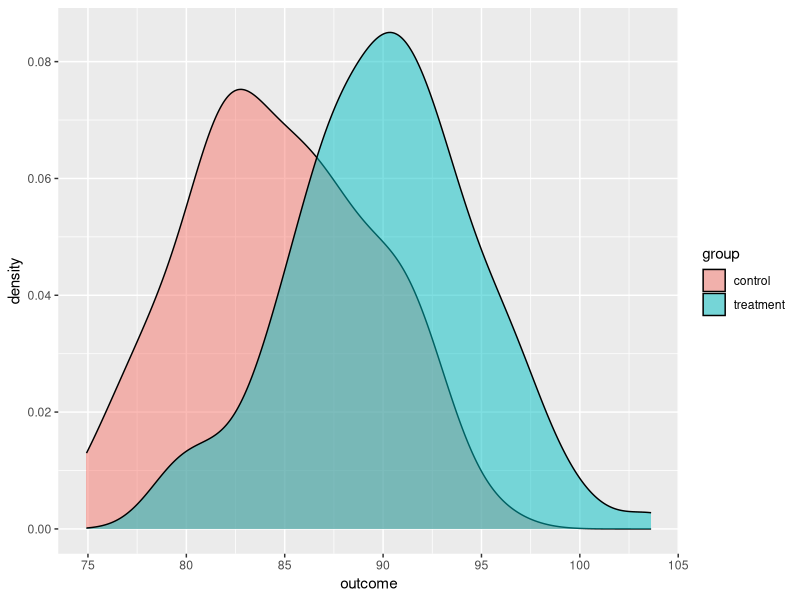
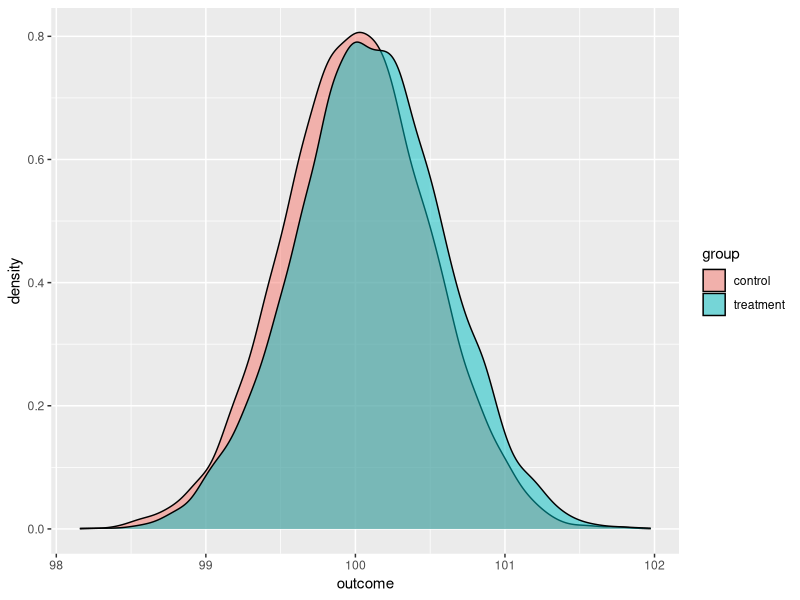
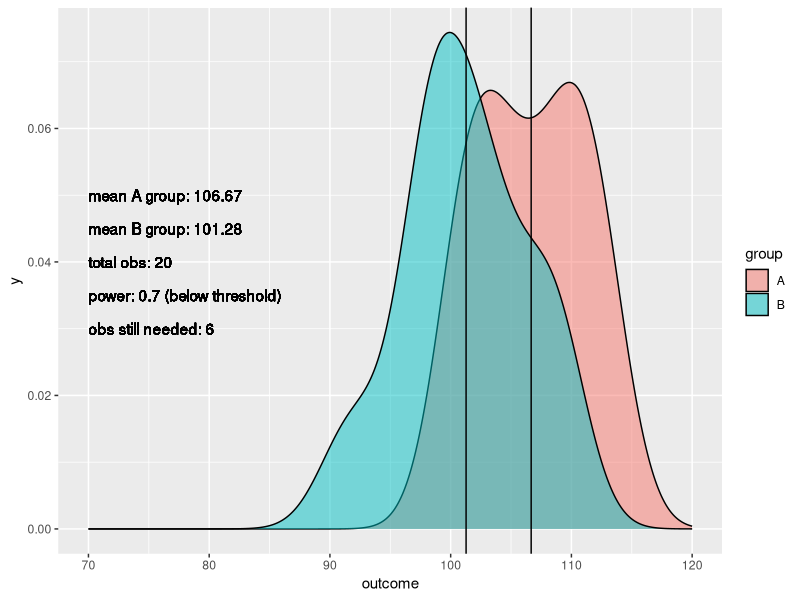
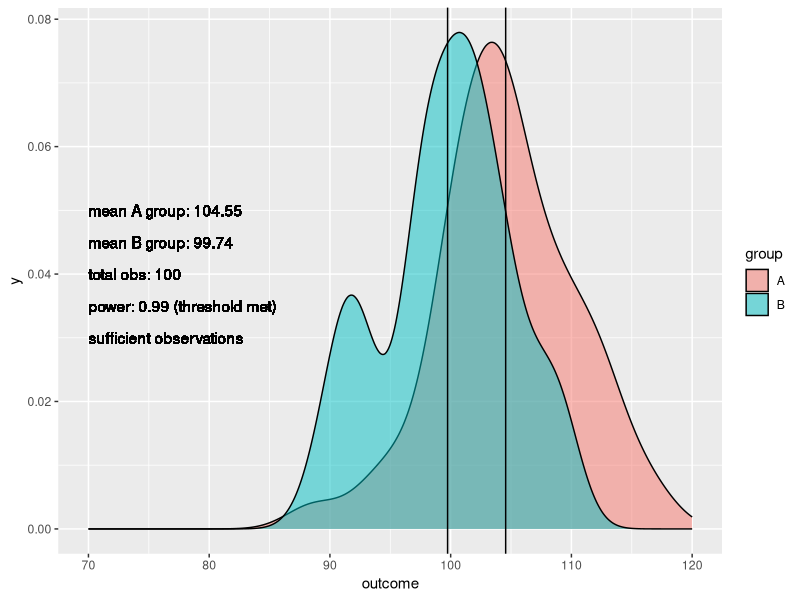
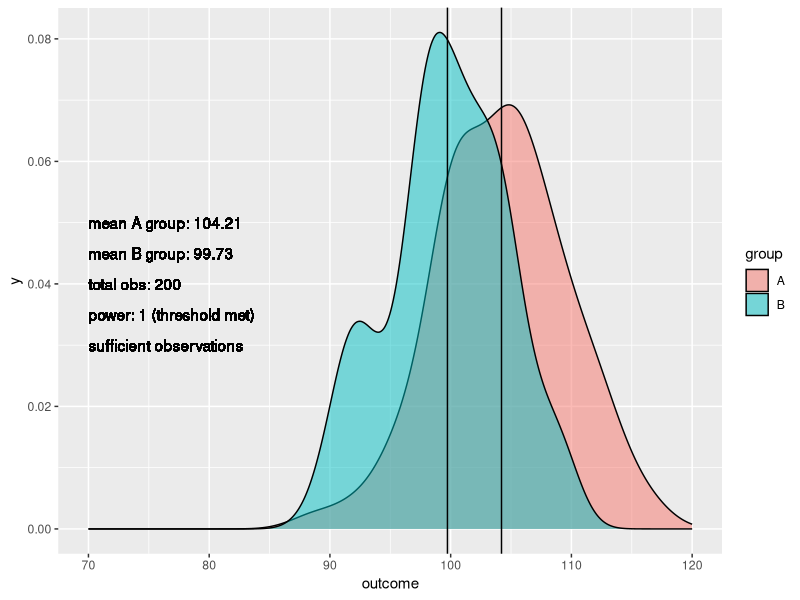

The R source for these figures, in order:
## ---- chunk 1
knitr::opts_chunk$set(echo = TRUE)
## ---- chunk 2
# Consider two groups: treatment and control (each has standard deviation of ~5)
treatment <- c(84, 88, 93, 95)
control <- c(79, 83, 88, 90)

# Calculate the pooled standard deviation
pooled_sd <- sqrt((sd(treatment)^2 + sd(control)^2)/2)

# Calculate the effect size
(mean(treatment) - mean(control))/pooled_sd
## ---- chunk 3
library(ggplot2)
# We can construct and plot some sample data that would reflect this effect size
  # Note: we are simulating 100 observations in each group to create the visual, but we actually have only 4 in each
data <- data.frame(outcome = c(rnorm(100, mean = 90, sd = sd(treatment)),
                               rnorm(100, mean = 85, sd = sd(control))),
                   group = rep(c("treatment", "control"), each = 100))

ggplot(data, aes(x = outcome, fill = group)) + geom_density(alpha = 0.5)
## ---- chunk 4
t.test(treatment, control)
## ---- chunk 5
# Construct a dataset with two large populations that are nearly identical
data <- data.frame(outcome = c(rnorm(10000, mean = 100.1, sd = 0.5),
                               rnorm(10000, mean = 100, sd = 0.5)),
                   group = rep(c("treatment", "control"), each = 10000))

ggplot(data, aes(x = outcome, fill = group)) + geom_density(alpha = 0.5)
# The distributions are nearly overlapped, yet the difference between the two is very strongly statistically significant
t.test(outcome ~ group, data = data)
## ---- chunk 6
library(pwr)
## ---- chunk 7
# Imagine we are interested in a large effect size of 0.5
pwr.2p.test(h = 0.5, power = 0.8, alternative = "two.sided")
# If we increase the significance level
pwr.2p.test(h = 0.5, sig.level = 0.01, power = 0.8, alternative = "two.sided")
# If we increase the power
pwr.2p.test(h = 0.5, power = 0.9, alternative = "two.sided")
## ---- chunk 8
# We can simulate some sequential experiment data and provide updates as the experiment continues
data <- data.frame(n = rep(c(1:10000), 2),
                   outcome = c(rnorm(10000, mean = 104, sd = 5),
                               rnorm(10000, mean = 100, sd = 5)),
                   group = rep(c("A", "B"), each = 10000))
# Write a function to create visual that will update as 'n' increases
experiment_progress <- function(t, pwr = 0.8) {
  # 't' equals time period, so we subset the data by t
  subset <- data[data$n <= t,]
  # Create outcome vectors for each group
  sub_A <- subset$outcome[subset$group == "A"]
  sub_B <- subset$outcome[subset$group == "B"]
  # Create labels for the mean of each group for the visual
  A_mean_label <- paste("mean A group:", round(mean(sub_A), digits = 2))
  B_mean_label <- paste("mean B group:", round(mean(sub_B), digits = 2))
  # Calculate the current effect size and subsequent power
  h <- abs((mean(sub_A) - mean(sub_B))/sqrt((sd(sub_A)^2 + sd(sub_B)^2)/2))
  pwr_stats <- pwr.2p.test(h = h, n = t, alternative = "two.sided")
  # Create labels for current level of power and number of observations still needed to achieve power threshold
  power_label <- ifelse(pwr_stats$power < pwr, 
                        paste("power:", round(pwr_stats$power, digits = 2), "(below threshold)"),
                        paste("power:", round(pwr_stats$power, digits = 2), "(threshold met)"))
  obs_needed_label <- ifelse(pwr_stats$power < pwr,
                             paste("obs still needed:", (round(pwr.2p.test(h = h, power = pwr,
                                                                    alternative = "two.sided")$n) - t) *2),
                             "sufficient observations")
  # Output visualization
  ggplot(subset, aes(x = outcome, fill = group)) + geom_density(alpha = 0.5) +
    xlim(70, 120) + 
    geom_vline(xintercept = mean(sub_A)) + 
    geom_vline(xintercept = mean(sub_B)) + 
    geom_text(aes(70, 0.05, label = A_mean_label), hjust = 0) +
    geom_text(aes(70, 0.045, label = B_mean_label),  hjust = 0) +
    geom_text(aes(70, 0.04, label = paste("total obs:", nrow(subset))),  hjust = 0) +
    geom_text(aes(70, 0.035, label = power_label),  hjust = 0) +
    geom_text(aes(70, 0.03, label = obs_needed_label),  hjust = 0)
}
experiment_progress(10)
experiment_progress(50)
experiment_progress(100)
## ---- chunk 9
pwr.2p2n.test(h = 0.5, n1 = 1000, power = 0.8, alternative = "two.sided")
# If we expect an effect size of 0.5 and we have 1000 of one sample, we will need approximately 33 observations in the other sample to achieve 80% power.
## ---- chunk 10
# 'i' is number of observations in treatment group, i*9 is number in control
  # Start with 2 obs in treatment, 18 in control (10%/90%)
i <- 2
# As long as power is < 0.8, add an additional observation to treatment (i)
while(pwr.2p2n.test(h = 0.5, n1 = i, n2 = i*9)$power < .80) {i <- i + 1}
# Once 80% power is achieved, print group sizes
pwr.2p2n.test(h = 0.5, n1 = i, n2 = i*9)
# If we expect an effect size of 0.5 and we want to have 10% of the total sampled population in one group and 90% in the other, we will need 35 observations in one group and 315 in the other to achieve 80% power.
## ---- chunk 11
library(dplyr)
## ---- chunk 12
# We can simulate a population of 1000 that is 70% urban, 30% rural
data <- data.frame(n = c(1:1000), type = c(rep("urban", 700), rep("rural", 300)))

# We want a representative sample of 10% of the population
sample <- sample_frac(group_by(data, type), 0.1)
table(sample$type)
